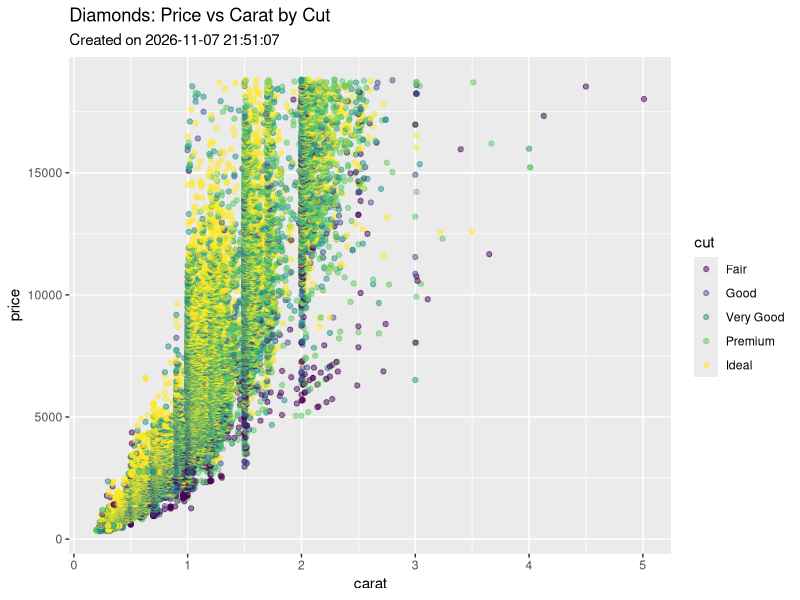

R code for this plot:
## ---- chunk 1
library(ggplot2)

# Get current date and time
timestamp <- format(Sys.time(), "%Y-%m-%d %H:%M:%S")

# Plot with timestamp in the title
ggplot(diamonds, aes(x = carat, y = price, color = cut)) +
  geom_point(alpha = 0.5) +
  labs(title = "Diamonds: Price vs Carat by Cut",
        subtitle =  paste0("Created on ",timestamp))
